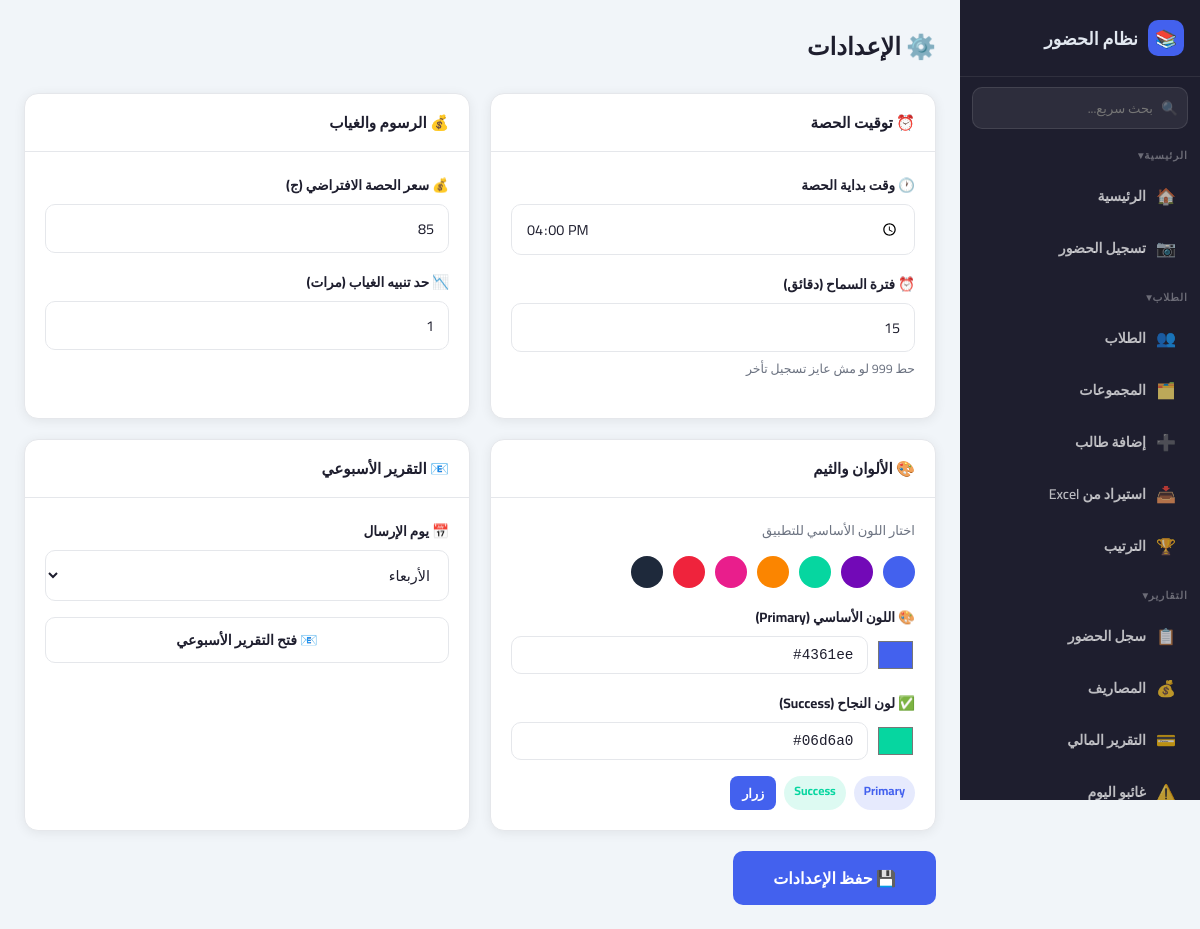
The page /settings on the database its author committed.
### tables this page shows
CREATE TABLE settings (
        key TEXT PRIMARY KEY,
        value TEXT NOT NULL);

### app.py (the view, shortened to what this page needs)
@app.route('/settings', methods=['GET','POST'])
def settings():
    conn = sqlite3.connect('attendance.db')
    c = conn.cursor()
    c.execute("SELECT key, value FROM settings")
    s = {r[0]: r[1] for r in c.fetchall()}; conn.close()
    return render_template('settings.html', s=s)

### templates/settings.html (shortened to what this page needs)
<!DOCTYPE html>
<html lang="ar" dir="rtl">
<head>
  <link rel="stylesheet" href="{{ url_for('static', filename='style.css') }}">
</head>
<body>
<div class="app-layout">
  {% include 'sidebar.html' %}
  <main class="main-content">
    <div class="topbar">
      <div class="topbar-title"><h1>⚙️ الإعدادات</h1></div>
    </div>
    <form method="POST">
    <div style="display:grid;grid-template-columns:1fr 1fr;gap:20px;" class="settings-grid">
      <div class="card">
        <div class="card-header"><h2>⏰ توقيت الحصة</h2></div>
        <div class="card-body">
          <div class="form-group">
            <label class="form-label">🕐 وقت بداية الحصة</label>
            <input type="time" name="session_start" class="form-control" value="{{ s.get('session_start','16:00') }}">
          </div>
          <div class="form-group">
            <label class="form-label">⏰ فترة السماح (دقائق)</label>
            <input type="number" name="late_minutes" class="form-control" value="{{ s.get('late_minutes','15') }}" min="0" max="120">
            <small style="color:var(--gray);font-size:0.78rem;">حط 999 لو مش عايز تسجيل تأخر</small>
          </div>
        </div>
      </div>
      <div class="card">
        <div class="card-header"><h2>💰 الرسوم والغياب</h2></div>
        <div class="card-body">
          <div class="form-group">
            <label class="form-label">💰 سعر الحصة الافتراضي (ج)</label>
            <input type="number" name="session_fee" class="form-control" value="{{ s.get('session_fee','85') }}" min="0">
          </div>
          <div class="form-group">
            <label class="form-label">📉 حد تنبيه الغياب (مرات)</label>
            <input type="number" name="absence_alert" class="form-control" value="{{ s.get('absence_alert','3') }}" min="1">
          </div>
        </div>
      </div>
      <div class="card">
        <div class="card-header"><h2>🎨 الألوان والثيم</h2></div>
        <div class="card-body">
          <p style="font-size:0.82rem;color:var(--gray);margin-bottom:14px;">اختار اللون الأساسي للتطبيق</p>
          <div style="display:flex;gap:10px;flex-wrap:wrap;margin-bottom:16px;">
            {% for name, color in [
              ('أزرق','#4361ee'),('بنفسجي','#7209b7'),('أخضر','#06d6a0'),
              ('برتقالي','#fb8500'),('وردي','#e91e8c'),('أحمر','#ef233c'),
              ('رمادي داكن','#1e293b')
            ] %}
            <button type="button" onclick="applyPreset('{{ color }}')"
              class="color-preset" style="background:{{ color }};"
              title="{{ name }}"></button>
            {% endfor %}
          </div>
          <div class="form-group">
            <label class="form-label">🎨 اللون الأساسي (Primary)</label>
            <div style="display:flex;gap:8px;align-items:center;">
              <input type="color" id="primaryPicker" value="{{ s.get('theme_primary','#4361ee') }}"
                oninput="document.getElementById('primaryHex').value=this.value;previewTheme()"
                style="width:44px;height:36px;border:none;border-radius:8px;cursor:pointer;background:none;">
              <input type="text" id="primaryHex" name="theme_primary"
                class="form-control" value="{{ s.get('theme_primary','#4361ee') }}"
                oninput="document.getElementById('primaryPicker').value=this.value;previewTheme()"
                style="font-family:monospace;">
            </div>
          </div>
          <div class="form-group">
            <label class="form-label">✅ لون النجاح (Success)</label>
            <div style="display:flex;gap:8px;align-items:center;">
              <input type="color" id="successPicker" value="{{ s.get('theme_success','#06d6a0') }}"
                oninput="document.getElementById('successHex').value=this.value;previewTheme()"
                style="width:44px;height:36px;border:none;border-radius:8px;cursor:pointer;background:none;">
              <input type="text" id="successHex" name="theme_success"
                class="form-control" value="{{ s.get('theme_success','#06d6a0') }}"
                oninput="document.getElementById('successPicker').value=this.value;previewTheme()"
                style="font-family:monospace;">
            </div>
          </div>
          <div style="display:flex;gap:8px;margin-top:12px;flex-wrap:wrap;" id="themePreview">
            <span class="badge badge-primary" id="prev-primary">Primary</span>
            <span class="badge badge-success" id="prev-success">Success</span>
            <button type="button" class="btn btn-primary btn-sm" id="prev-btn">زرار</button>
          </div>
        </div>
      </div>
      <div class="card">
        <div class="card-header"><h2>📧 التقرير الأسبوعي</h2></div>
        <div class="card-body">
          <div class="form-group">
            <label class="form-label">📅 يوم الإرسال</label>
            <select name="weekly_report_day" class="form-control">
              {% for i, day in [(0,'السبت'),(1,'الأحد'),(2,'الاثنين'),(3,'الثلاثاء'),(4,'الأربعاء'),(5,'الخميس'),(6,'الجمعة')] %}
              <option value="{{ i }}" {% if s.get('weekly_report_day','4')==i|string %}selected{% endif %}>{{ day }}</option>
              {% endfor %}
            </select>
          </div>
          <a href="/weekly_report" class="btn btn-outline" style="display:block;text-align:center;margin-top:8px;">
            📧 فتح التقرير الأسبوعي
          </a>
        </div>
      </div>
    </div>
    <button type="submit" class="btn btn-primary" style="margin-top:20px;padding:12px 40px;font-size:1rem;">
      💾 حفظ الإعدادات
    </button>
    </form>
  </main>
</div>
</body>
</html>

### static/style.css (style rules this page uses)
:root { --primary: #4361ee; --primary-light: #818cf8; --success: #06d6a0; --danger: #ef233c; --warning: #fb8500; --dark: #1e1e2e; --gray: #6b7280; --border: #e5e7eb; --white: #ffffff; --light: #f8fafc; --sidebar-w: 240px; --card-shadow: 0 2px 12px rgba(0,0,0,0.07); --radius: 14px; --bg: #f1f5f9; --card-bg: #ffffff; --text: #1e1e2e; --topbar-bg: #ffffff; }
*, *::before, *::after { box-sizing: border-box; margin: 0; padding: 0; }
html { font-size: 16px; }
body { font-family: 'Cairo', sans-serif; background: var(--bg); color: var(--text); min-height: 100vh; transition: background 0.3s, color 0.3s; }
.app-layout { display: flex; min-height: 100vh; }
.main-content { margin-right: var(--sidebar-w); padding: 24px; flex: 1; min-width: 0; }
.topbar { display: flex; justify-content: space-between; align-items: flex-start; margin-bottom: 24px; flex-wrap: wrap; gap: 12px; }
.topbar-title h1 { font-size: 1.5rem; font-weight: 900; }
.card { background: var(--card-bg); border-radius: var(--radius); box-shadow: var(--card-shadow); border: 1px solid var(--border); overflow: hidden; }
.card-header { padding: 14px 20px; border-bottom: 1px solid var(--border); display: flex; justify-content: space-between; align-items: center; gap: 10px; }
.card-header h2 { font-size: 0.95rem; font-weight: 700; }
.card-body { padding: 20px; }
.btn { display: inline-flex; align-items: center; gap: 6px; padding: 9px 18px; border-radius: 10px; border: none; cursor: pointer; font-family: 'Cairo', sans-serif; font-size: 0.88rem; font-weight: 700; text-decoration: none; transition: all 0.15s; white-space: nowrap; }
.btn-primary { background: var(--primary); color: white; }
.btn-outline { background: transparent; color: var(--text); border: 1.5px solid var(--border); }
.btn-sm { padding: 5px 12px; font-size: 0.8rem; border-radius: 8px; }
.form-group { margin-bottom: 16px; }
.form-label { display: block; font-size: 0.85rem; font-weight: 700; margin-bottom: 6px; color: var(--text); }
.form-control { width: 100%; padding: 10px 14px; border: 1.5px solid var(--border); border-radius: 10px; font-family: 'Cairo', sans-serif; font-size: 0.9rem; background: var(--card-bg); color: var(--text); transition: border-color 0.15s; }
.badge { display: inline-block; padding: 3px 10px; border-radius: 20px; font-size: 0.75rem; font-weight: 700; }
.badge-primary { background: rgba(67,97,238,0.12); color: var(--primary); }
.badge-success { background: rgba(6,214,160,0.12); color: var(--success); }
.main-content { animation: fadeSlideIn 0.35s ease-out; }
.card { transition: box-shadow 0.2s, transform 0.2s; }
.btn { transition: all 0.15s; }

### templates/settings.html (style rules this page uses)
.color-preset { width:32px;height:32px;border-radius:50%;border:3px solid transparent; cursor:pointer;transition:transform 0.15s,border-color 0.15s; }

### rows shown on the page
settings: session_start "16:00"
settings: late_minutes "15"
settings: session_fee "85"
settings: get "#4361ee", theme_primary "#4361ee"
settings: get "#06d6a0", theme_success "#06d6a0"

### other values the page prints
form field weekly_report_day "الأربعاء"
